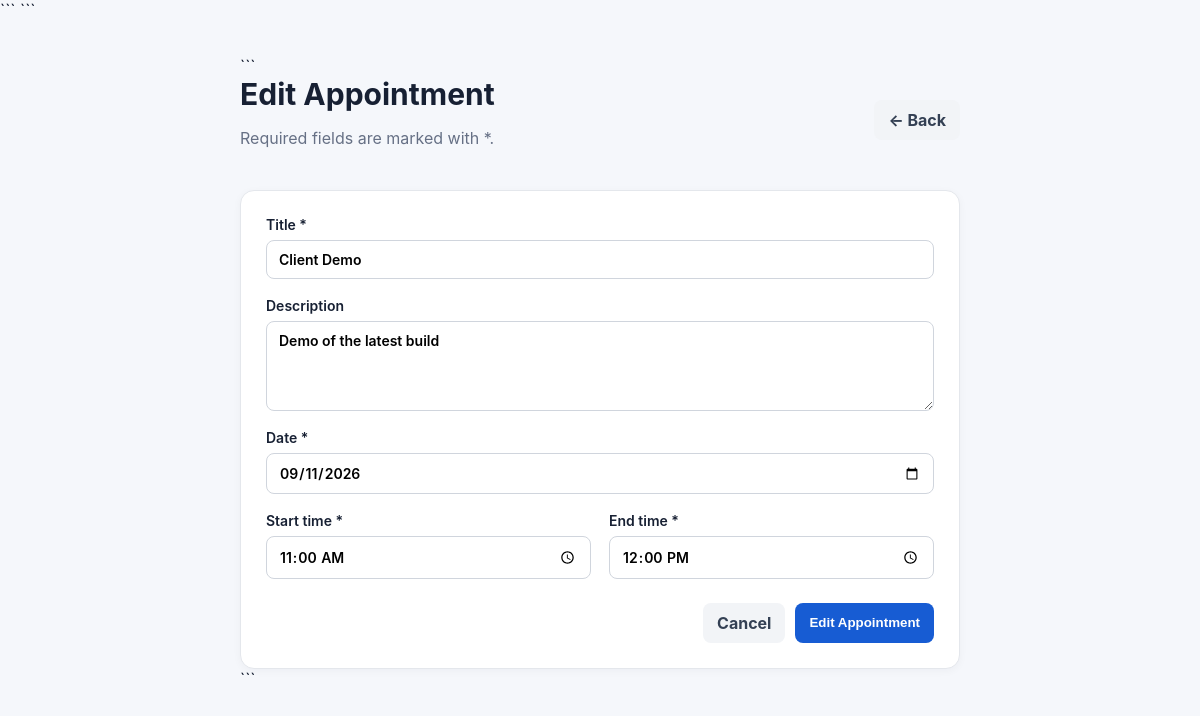
Page /edit/2 on the committed database.
### tables this page shows
CREATE TABLE appointments (
            id INTEGER PRIMARY KEY AUTOINCREMENT,
            title TEXT NOT NULL,
            description TEXT,
            date TEXT NOT NULL,
            start_time TEXT NOT NULL,
            end_time TEXT NOT NULL,
            status TEXT NOT NULL DEFAULT 'Scheduled'
        );

### main.py (the view)
@app.get(
    "/edit/{appointment_id}",
    response_class=HTMLResponse,
    name="edit_page"
)
def edit_page(
    request: Request,
    appointment_id: int
):
    conn = get_db()
    appointment = conn.execute(
        """
        SELECT *
        FROM appointments
        WHERE id = ?
        """,
        (appointment_id,)
    ).fetchone()
    conn.close()
    if not appointment:
        error = quote_plus(
            "Appointment not found."
        )
        return RedirectResponse(
            url=f"/?error={error}",
            status_code=303
        )
    return templates.TemplateResponse(
        request=request,
        name="form.html",
        context={
            "appointment": appointment,
            "mode": "Edit",
            "error": None,
            "appointment_id": appointment_id
        }
    )

### templates/form.html (shortened to what this page needs)
<!doctype html>
<html lang="en">
<head>
<link
    rel="stylesheet"
    href="{{ url_for('static', path='style.css') }}">
```
</head>
<body>
<div class="container narrow">
```
<header class="topbar">
    <div>
        <h1>
            {{ mode }} Appointment
        </h1>
        <p>
            Required fields are marked with *.
        </p>
    </div>
    <a
        class="btn secondary"
        href="{{ url_for('index') }}">
        ← Back
    </a>
</header>
<form
    class="card form"
    method="post"
    {% if mode == "Add" %}
    action="{{ url_for('add') }}"
    {% else %}
    action="{{ url_for(
        'edit',
        appointment_id=appointment_id
    ) }}"
    {% endif %}
>
    <label>
        Title *
        <input
            type="text"
            name="title"
            required
            maxlength="100"
            value="{{ appointment.title or '' }}">
    </label>
    <label>
        Description
        <textarea
            name="description"
            rows="4"
            maxlength="500">{{ appointment.description or '' }}</textarea>
    </label>
    <label>
        Date *
        <input
            type="date"
            name="date"
            required
            value="{{ appointment.date or '' }}">
    </label>
    <div class="two-col">
        <label>
            Start time *
            <input
                type="time"
                name="start_time"
                required
                value="{{ appointment.start_time or '' }}">
        </label>
        <label>
            End time *
            <input
                type="time"
                name="end_time"
                required
                value="{{ appointment.end_time or '' }}">
        </label>
    </div>
    <div class="form-actions">
        <a
            class="btn secondary"
            href="{{ url_for('index') }}">
            Cancel
        </a>
        <button
            class="btn primary"
            type="submit">
            {{ mode }} Appointment
        </button>
    </div>
</form>
```
</div>
</body>
</html>

### static/style.css (style rules this page uses)
* { box-sizing:border-box }
body { margin:0;background:#f5f7fb;color:#172033;font-family:Inter,system-ui,-apple-system,Segoe UI,sans-serif }
.container { max-width:1050px;margin:0 auto;padding:36px 20px }
.narrow { max-width:760px }
.topbar { display:flex;justify-content:space-between;align-items:center;gap:20px;margin-bottom:26px }
h1 { margin:0 0 5px;font-size:30px }
p { color:#667085 }
.card { background:white;border:1px solid #e4e7ec;border-radius:14px;box-shadow:0 2px 8px #1018280a }
label { font-weight:600;font-size:14px }
input,select,textarea { font:inherit;border:1px solid #d0d5dd;border-radius:8px;padding:10px 12px;background:white;min-width:170px }
.btn { display:inline-block;border:0;border-radius:8px;padding:10px 14px;font-weight:700;text-decoration:none;cursor:pointer;background:#eef2f6;color:#344054 }
.primary { background:#175cd3;color:white }
.secondary { background:#f2f4f7;color:#344054 }
.form { padding:25px;display:flex;flex-direction:column;gap:18px }
.form label { display:flex;flex-direction:column;gap:7px }
.form input,.form textarea { width:100%;min-width:0 }
.two-col { display:grid;grid-template-columns:1fr 1fr;gap:18px }
.form-actions { display:flex;justify-content:flex-end;gap:10px;padding-top:6px }

### rows in the picture
appointments: title "Client Demo", description "Demo of the latest build", date "09/11/2026", start_time "11:00", end_time "12:00"

### other values in the picture
{{ mode }} "Edit"
